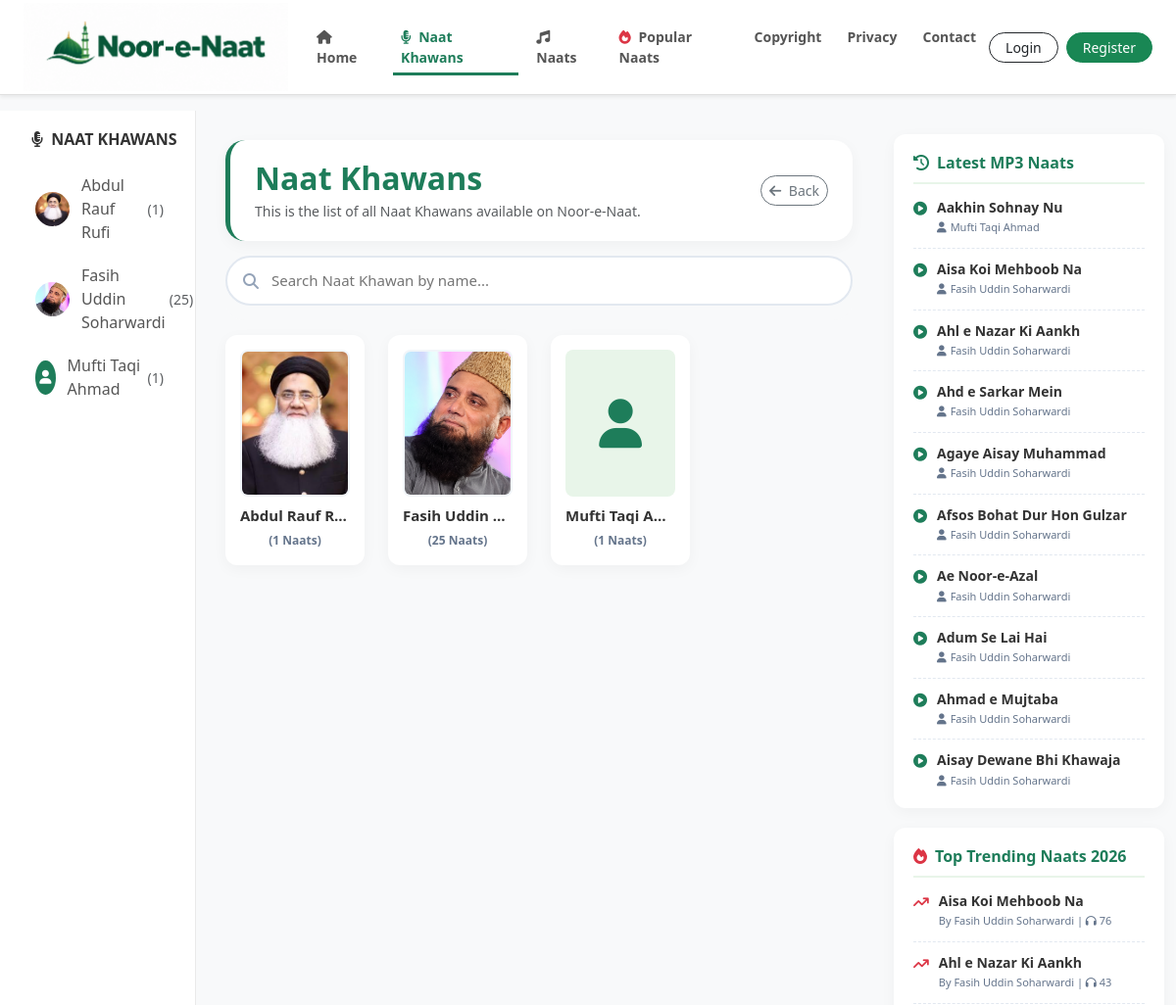
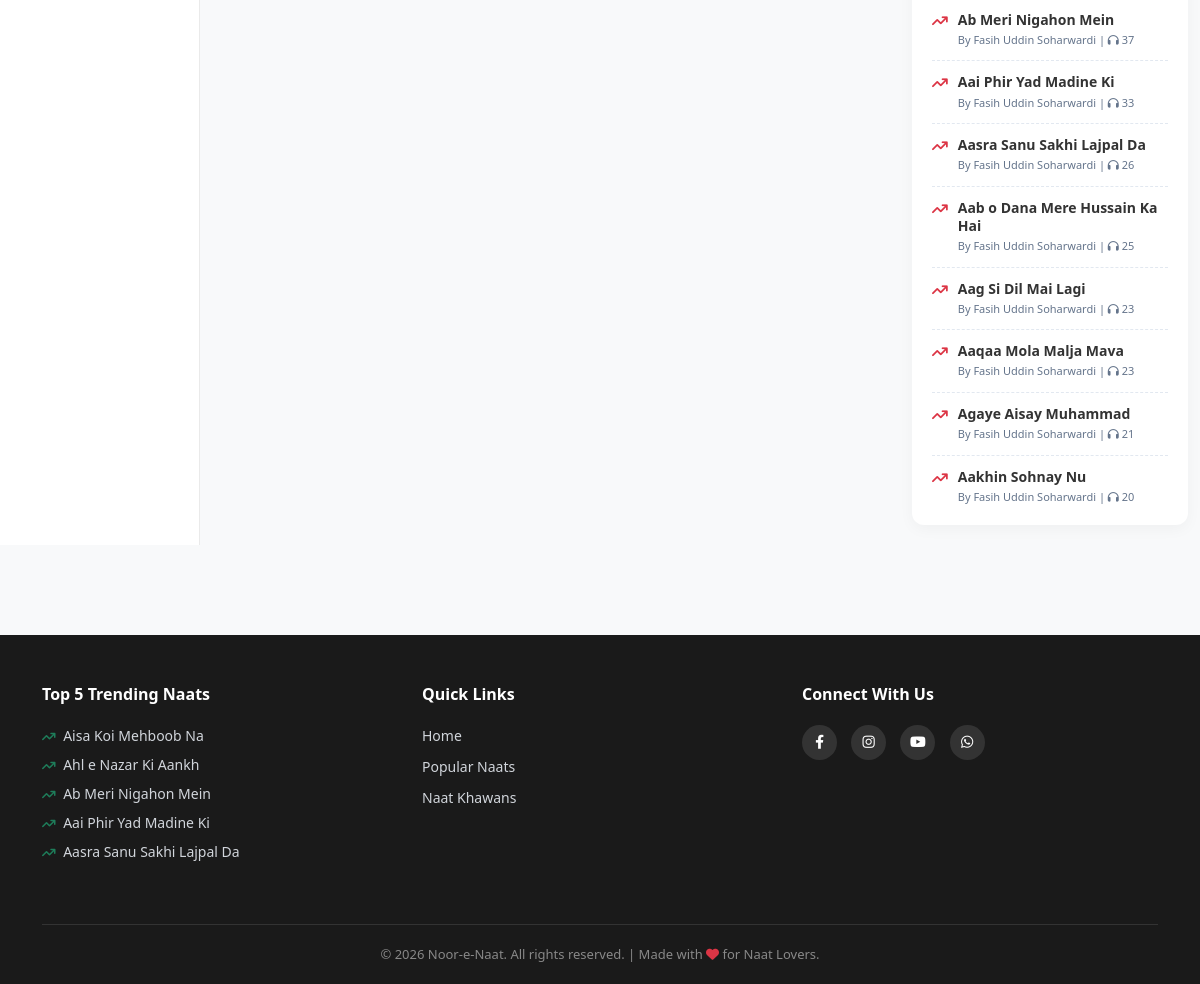
Page /naat-khawans/ on the committed database (2 pictures, top to bottom).
### naat_app/models.py (models this page shows, shortened)
class NaatKhawan(models.Model):
    name = models.CharField(max_length=200)
    image = models.ImageField(upload_to='naat_khawan/', blank=True, null=True)

class Naat(models.Model):
    title = models.CharField(max_length=200)
    naat_khawan = models.ForeignKey(NaatKhawan, on_delete=models.CASCADE, related_name='naats')
    audio_file = models.FileField(upload_to='naats/')
    uploaded_at = models.DateTimeField(auto_now_add=True)
    is_live = models.BooleanField(default=True)
    is_popular = models.BooleanField(default=False)
    views = models.IntegerField(default=0, help_text="Kitni dafa suni gayi")

### naat_app/views.py (the view)
# urls.py: path('naat-khawans/', views.all_naat_khawans, name='all_naat_khawans'),
def all_naat_khawans(request):
    khawans = NaatKhawan.objects.annotate(
        naat_count=Count('naats', filter=Q(naats__is_live=True))
    ).order_by('id')
    latest_naats = Naat.objects.filter(is_live=True).order_by('-uploaded_at')[:10]
    trending_naats = Naat.objects.filter(is_live=True).order_by('-views')[:10]
    context = {'khawans': khawans, 'latest_naats': latest_naats, 'trending_naats': trending_naats}
    return render(request, 'all_khawans.html', context)

### naat_app/templates/all_khawans.html (shortened to what this page needs)
{% extends 'base.html' %}
{% block content %}
<div class="container-fluid mt-3">
    <div class="row">
        <div class="col-md-3 col-lg-2 sidebar d-none d-md-block">
            <h5><i class="fa-solid fa-microphone-lines me-1"></i> Naat Khawans</h5>
            {% for khawan in khawans %}
                <a href="{% url 'khawan_profile' khawan.id %}" class="khawan-link">
                    {% if khawan.image %}<img src="{{ khawan.image.url }}" class="artist-img-sidebar" alt="{{ khawan.name }}">{% else %}<div class="artist-placeholder-sidebar"><i class="fa-solid fa-user"></i></div>{% endif %}
                    {{ khawan.name }} <span class="ms-1 text-muted small">({{ khawan.naat_count }})</span>
                </a>
            {% endfor %}
        </div>
        <div class="col-12 col-md-6 col-lg-7 main-content">
            <div class="sticky-wrapper">
                <div class="page-header d-flex justify-content-between align-items-center">
                    <div>
                        <h2 class="fw-bold mb-1" style="color: #1e7d5a;">Naat Khawans</h2>
                        <p class="text-muted mb-0" style="font-size: 14px;">This is the list of all Naat Khawans available on Noor-e-Naat.</p>
                    </div>
                    <a href="/" class="btn btn-outline-secondary btn-sm rounded-pill"><i class="fa-solid fa-arrow-left me-1"></i> Back</a>
                </div>
                <div class="search-container">
                    <i class="fa-solid fa-magnifying-glass"></i>
                    <input type="text" id="searchInput" placeholder="Search Naat Khawan by name..." autocomplete="off">
                </div>
            </div>
            <div class="row" id="khawansGrid">
                {% for khawan in khawans %}
                <div class="col-6 col-md-4 col-lg-3 mb-4 khawan-item">
                    <a href="{% url 'khawan_profile' khawan.id %}" class="khawan-card">
                        {% if khawan.image %}
                            <img src="{{ khawan.image.url }}" class="khawan-card-img" alt="{{ khawan.name }}">
                        {% else %}
                            <div class="khawan-card-placeholder"><i class="fa-solid fa-user"></i></div>
                        {% endif %}
                        <h5 class="text-truncate">{{ khawan.name }}</h5>
                        <small>({{ khawan.naat_count }} Naats)</small>
                    </a>
                </div>
                {% endfor %}
            </div>
        </div>
        <div class="col-md-3 col-lg-3 d-none d-md-block mt-4">
            <div class="right-widget">
                <h5><i class="fa-solid fa-clock-rotate-left me-2"></i>Latest MP3 Naats</h5>
                {% for l_naat in latest_naats %}
                <div class="widget-item">
                    <i class="fa-solid fa-circle-play widget-icon"></i>
                    <div class="widget-text">
                        <a href="{% url 'naat_detail' l_naat.id %}">{{ l_naat.title }}</a>
                        <small><i class="fa-solid fa-user me-1"></i>{{ l_naat.naat_khawan.name }}</small>
                    </div>
                </div>
                {% endfor %}
            </div>
            <div class="right-widget">
                <h5><i class="fa-solid fa-fire text-danger me-2"></i>Top Trending Naats 2026</h5>
                {% for t_naat in trending_naats %}
                <div class="widget-item">
                    <i class="fa-solid fa-arrow-trend-up text-danger widget-icon"></i>
                    <div class="widget-text">
                        <a href="{% url 'naat_detail' t_naat.id %}">{{ t_naat.title }}</a>
                        <small>By {{ t_naat.naat_khawan.name }} | <i class="fa-solid fa-headphones"></i> {{ t_naat.views }}</small>
                    </div>
                </div>
                {% endfor %}
            </div>
        </div>
    </div>
</div>
{% endblock %}

### naat_app/templates/base.html (shortened to what this page needs)
{% load static %}
<!DOCTYPE html>
<html lang="en">
<head>
    <link href="https://cdn.jsdelivr.net/npm/bootstrap@5.3.0/dist/css/bootstrap.min.css" rel="stylesheet">
    <link rel="stylesheet" href="https://cdnjs.cloudflare.com/ajax/libs/font-awesome/6.4.0/css/all.min.css">
</head>
<body>
    <nav class="navbar navbar-expand-lg sticky-top shadow-sm">
        <div class="container-fluid px-4">
            <a class="navbar-brand d-flex align-items-center" href="/">
                <img src="{% static 'images/logo.png' %}" alt="Noor-e-Naat Logo">
            </a>
            <div class="collapse navbar-collapse" id="navbarNav">
                <ul class="navbar-nav mx-auto">
                    <li class="nav-item">
                        <a class="nav-link {% if request.resolver_match.url_name == 'home' %}active{% endif %}" href="{% url 'home' %}"><i class="fa-solid fa-house me-1"></i> Home</a>
                    </li>
                    <li class="nav-item">
                        <a class="nav-link {% if request.resolver_match.url_name == 'all_naat_khawans' or request.resolver_match.url_name == 'khawan_profile' %}active{% endif %}" href="{% url 'all_naat_khawans' %}"><i class="fa-solid fa-microphone-lines me-1"></i> Naat Khawans</a>
                    </li>
                    <li class="nav-item">
                        <a class="nav-link {% if request.resolver_match.url_name == 'all_naats' %}active{% endif %}" href="{% url 'all_naats' %}"><i class="fa-solid fa-music me-1"></i> Naats</a>
                    </li>
                    <li class="nav-item">
                        <a class="nav-link {% if request.resolver_match.url_name == 'popular_naats' %}active{% endif %}" href="{% url 'popular_naats' %}"><i class="fa-solid fa-fire text-danger me-1"></i> Popular Naats</a>
                    </li>
                    <li class="nav-item"><a class="nav-link {% if request.resolver_match.url_name == 'copyright_page' %}active{% endif %}" href="{% url 'copyright_page' %}">Copyright</a></li>
                    <li class="nav-item"><a class="nav-link {% if request.resolver_match.url_name == 'privacy_page' %}active{% endif %}" href="{% url 'privacy_page' %}">Privacy</a></li>
                    <li class="nav-item"><a class="nav-link {% if request.resolver_match.url_name == 'contact_page' %}active{% endif %}" href="{% url 'contact_page' %}">Contact</a></li>
                </ul>
                <div class="d-flex align-items-center gap-2 mt-3 mt-lg-0">
                    {% if user.is_authenticated %}
                        <div class="dropdown">
                            <button class="btn btn-outline-success btn-sm rounded-pill px-3 dropdown-toggle w-100" type="button" data-bs-toggle="dropdown">
                                <i class="fa-solid fa-user-circle me-1"></i> {{ user.username }}
                            </button>
                            <ul class="dropdown-menu dropdown-menu-end shadow border-0">
                                <li><a class="dropdown-item" href="{% url 'change_password' %}"><i class="fa-solid fa-key me-2 text-muted"></i>Change Password</a></li>
                                <li><hr class="dropdown-divider"></li>
                                <li><a class="dropdown-item text-danger" href="{% url 'logout' %}"><i class="fa-solid fa-right-from-bracket me-2"></i>Logout</a></li>
                            </ul>
                        </div>
                    {% else %}
                        <a href="{% url 'login' %}" class="btn btn-outline-dark btn-sm rounded-pill px-3 w-100">Login</a>
                        <a href="{% url 'register' %}" class="btn btn-success btn-sm rounded-pill px-3 w-100">Register</a>
                    {% endif %}
                </div>
            </div>
        </div>
    </nav>
    <div class="content-wrapper">
        {% block content %}{% endblock %}
    </div>
    <footer class="footer">
        <div class="container">
            <div class="row">
                <div class="col-md-4 mb-4 text-center text-md-start">
                    <h5>Top 5 Trending Naats</h5>
                    <div class="trending-container">
                        {% for t_naat in trending_naats|slice:":5" %}
                            <a href="{% url 'naat_detail' t_naat.id %}?autoplay=1" class="text-truncate" style="max-width: 280px; margin-bottom: 8px; color: #d1d5db;">
                                <i class="fa-solid fa-arrow-trend-up me-1" style="font-size: 12px; color: #1e7d5a;"></i>
                                {{ t_naat.title }}
                            </a>
                        {% empty %}
                            <p class="small text-muted">No trending naats available.</p>
                        {% endfor %}
                    </div>
                </div>
                <div class="col-md-4 mb-4 text-center text-md-start">
                    <h5>Quick Links</h5>
                    <a href="{% url 'home' %}">Home</a>
                    <a href="{% url 'popular_naats' %}">Popular Naats</a>
                    <a href="{% url 'all_naat_khawans' %}">Naat Khawans</a>
                </div>
                <div class="col-md-4 mb-4 text-center text-md-start">
                    <h5>Connect With Us</h5>
                    <div class="social-icons mt-2">
                        <a href="https://facebook.com" target="_blank" title="Facebook"><i class="fa-brands fa-facebook-f"></i></a>
                        <a href="https://instagram.com" target="_blank" title="Instagram"><i class="fa-brands fa-instagram"></i></a>
                        <a href="https://youtube.com" target="_blank" title="YouTube"><i class="fa-brands fa-youtube"></i></a>
                        <a href="https://wa.me/923000000000" target="_blank" title="WhatsApp"><i class="fa-brands fa-whatsapp"></i></a>
                    </div>
                </div>
            </div>
            <div class="footer-bottom">
                &copy; 2026 Noor-e-Naat. All rights reserved. | Made with <i class="fa-solid fa-heart text-danger"></i> for Naat Lovers.
            </div>
        </div>
    </footer>
</body>
</html>

### rows in the picture
NaatKhawan: image (picture), name "Abdul Rauf Rufi", naat_count "1", name "Abdul Rauf R…"
NaatKhawan: image (picture), name "Fasih Uddin Soharwardi", naat_count "25", name "Fasih Uddin…"
NaatKhawan: name "Mufti Taqi Ahmad", naat_count "1", name "Mufti Taqi A…"
Naat: title "Aakhin Sohnay Nu", naat_khawan.name "Mufti Taqi Ahmad"
Naat: title "Aisa Koi Mehboob Na", naat_khawan.name "Fasih Uddin Soharwardi", views "76"
Naat: title "Ahl e Nazar Ki Aankh", naat_khawan.name "Fasih Uddin Soharwardi", views "43"
Naat: title "Ahd e Sarkar Mein", naat_khawan.name "Fasih Uddin Soharwardi"
Naat: title "Agaye Aisay Muhammad", naat_khawan.name "Fasih Uddin Soharwardi", views "21"
Naat: title "Afsos Bohat Dur Hon Gulzar", naat_khawan.name "Fasih Uddin Soharwardi"
Naat: title "Ae Noor-e-Azal", naat_khawan.name "Fasih Uddin Soharwardi"
Naat: title "Adum Se Lai Hai", naat_khawan.name "Fasih Uddin Soharwardi"
Naat: title "Ahmad e Mujtaba", naat_khawan.name "Fasih Uddin Soharwardi"
Naat: title "Aisay Dewane Bhi Khawaja", naat_khawan.name "Fasih Uddin Soharwardi"
Naat: title "Ab Meri Nigahon Mein", naat_khawan.name "Fasih Uddin Soharwardi", views "37"
Naat: title "Aai Phir Yad Madine Ki", naat_khawan.name "Fasih Uddin Soharwardi", views "33"
Naat: title "Aasra Sanu Sakhi Lajpal Da", naat_khawan.name "Fasih Uddin Soharwardi", views "26"
Naat: title "Aab o Dana Mere Hussain Ka Hai", naat_khawan.name "Fasih Uddin Soharwardi", views "25"
Naat: title "Aag Si Dil Mai Lagi", naat_khawan.name "Fasih Uddin Soharwardi", views "23"
Naat: title "Aaqaa Mola Malja Mava", naat_khawan.name "Fasih Uddin Soharwardi", views "23"
Naat: title "Aakhin Sohnay Nu", naat_khawan.name "Fasih Uddin Soharwardi", views "20"
